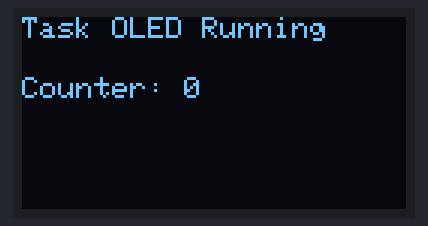
The sketch below on a simulated ESP32-S3. Parts: 128×64 one-colour display. What the sketch prints to the serial monitor is not drawn.

Above: at 0.1 s.
At 3.8 s:
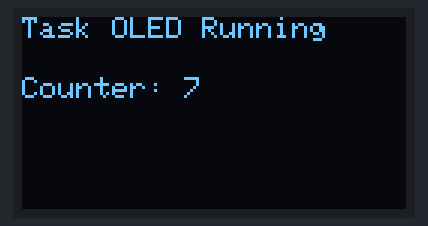
At 9.6 s:
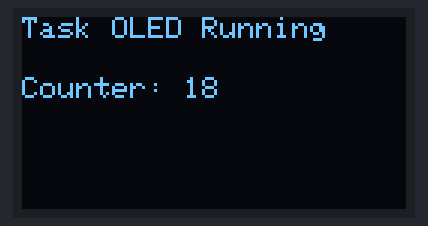
At 19.6 s:
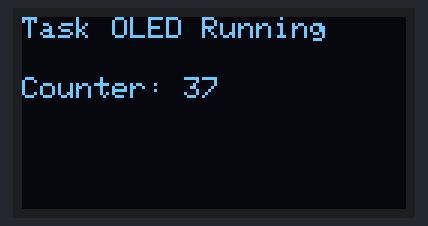
At 29.0 s:
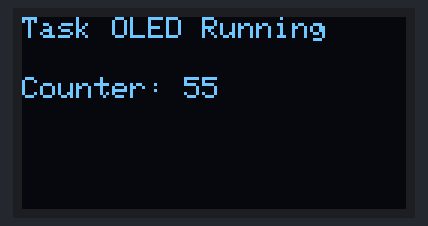
At 39.0 s:
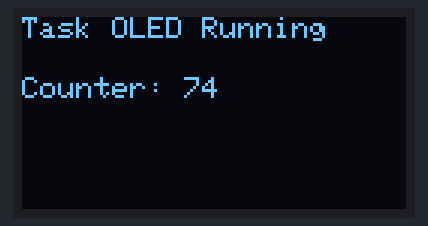

Measured:
- what the display in image 0 shows lasts 0.5 s, from 0.1 s to 0.6 s

The sketch:

sketch.ino
```cpp
#include <Arduino.h>
#include <Wire.h>
#include <Adafruit_GFX.h>
#include <Adafruit_SSD1306.h>

#define SDA_PIN 8
#define SCL_PIN 9
#define SCREEN_WIDTH 128
#define SCREEN_HEIGHT 64

Adafruit_SSD1306 display(SCREEN_WIDTH, SCREEN_HEIGHT, &Wire, -1);

void OledTask(void *pvParameters) {
  int counter = 0;

  // Inisialisasi OLED di dalam task (pastikan Wire sudah diinisialisasi)
  if (!display.begin(SSD1306_SWITCHCAPVCC, 0x3C)) {
    Serial.println("Gagal inisialisasi OLED!");
    vTaskDelete(NULL);  // hentikan task jika gagal
  }

  display.clearDisplay();
  display.setTextSize(1);
  display.setTextColor(SSD1306_WHITE);
  display.setCursor(0, 0);
  display.println("OLED FreeRTOS ESP32-S3");
  display.display();

  for (;;) {
    display.clearDisplay();
    display.setCursor(0, 0);
    display.println("Task OLED Running");
    display.setCursor(0, 20);
    display.print("Counter: ");
    display.println(counter++);
    display.display();

    Serial.println("OLED updated");
    vTaskDelay(500 / portTICK_PERIOD_MS);
  }
}

void setup() {
  Serial.begin(115200);
  Wire.begin(SDA_PIN, SCL_PIN); // I2C pin untuk ESP32-S3 di Wokwi

  // Buat task OLED
  xTaskCreatePinnedToCore(
    OledTask,       // nama fungsi
    "TaskOLED",     // nama task
    4096,           // stack size
    NULL,           // parameter
    1,              // prioritas
    NULL,           // handle
    0               // core 0
  );
}

void loop() {

}
```
